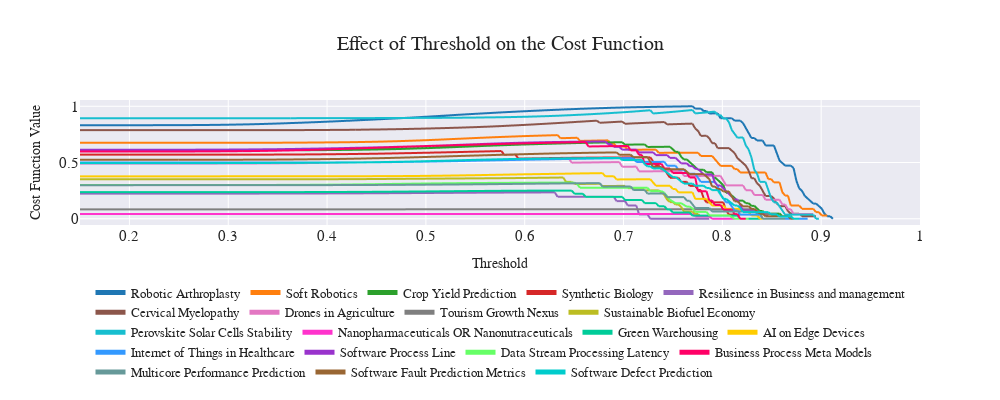

This figure's notebook cell:
### Code cell
# cost function to maximize the number of core publications while minimizing the number of publications
# standarzie to [0, 1]
from sklearn.preprocessing import MinMaxScaler
def f_beta(inverse_precision, recall, beta=2):
    scaler = MinMaxScaler()
    score =  (1 + beta**2) * (inverse_precision * recall) / (beta**2 * inverse_precision + recall)
    return scaler.fit_transform(score.values.reshape(-1, 1)).flatten()
df_plot["f2"] = f_beta(df_plot["n_total_pubs"] / df_plot["n_pubs"], df_plot["n_core_pubs"] / df_plot["total_core_pubs"])
fig = px.line(df_plot, x="threshold", y="f2", color="topic", hover_data=["n_core_pubs", "n_pubs"],
                labels=dict(cost="Cost", threshold="Threshold"),
                title="Effect of Threshold on the Cost Function",
                color_discrete_sequence=COLORS
                )
q = df_plot.loc[df_plot.groupby("topic")["f2"].idxmax()][["topic","threshold", "f2", "n_pubs", "n_total_pubs", "n_core_pubs", "total_core_pubs"]].round(3)
PLOT_CONFIGS = dict(
    title_x=0.5, title_font_size=20, title_font_family="Modern Computer", font_family="Modern Computer",
    showlegend=True, legend_title="", height=400, width=1000,
    xaxis_tickfont_size=15, yaxis_tickfont_size=15, legend_font_size=13, legend_itemsizing="constant",
    legend_orientation="h", legend_yanchor="bottom", legend_y=-1.3, legend_xanchor="center", legend_x=0.5
)
print(f"Average Threshold: {q['threshold'].mean():.3f}")
fig.update_layout(**PLOT_CONFIGS, yaxis_title="Cost Function Value")
fig.show()
# fig.write_image("LitQEval-report/pics/threshold-analysis.pdf")
display(q.set_index("topic"))

### Figure 1 — Plotly figure (JSON) as saved in the notebook; plotly's stock layout.template omitted (floating-point values rounded to 4 significant figures; data arrays with more than 128 entries replaced by an {"elided": "..."} marker saying what was removed)
{"data": [{"customdata": {"elided": "300x2 int values"}, "hovertemplate": "topic=Robotic Arthroplasty<br>Threshold=%{x}<br>f2=%{y}<br>n_core_pubs=%{customdata[0]}<br>n_pubs=%{customdata[1]}<extra></extra>", "legendgroup": "Robotic Arthroplasty", "line": {"color": "#1f77b4", "dash": "solid"}, "marker": {"symbol": "circle"}, "mode": "lines", "name": "Robotic Arthroplasty", "showlegend": true, "type": "scattergl", "x": {"elided": "300 float values"}, "xaxis": "x", "y": {"elided": "300 float values"}, "yaxis": "y"}, {"customdata": {"elided": "300x2 int values"}, "hovertemplate": "topic=Soft Robotics<br>Threshold=%{x}<br>f2=%{y}<br>n_core_pubs=%{customdata[0]}<br>n_pubs=%{customdata[1]}<extra></extra>", "legendgroup": "Soft Robotics", "line": {"color": "#ff7f0e", "dash": "solid"}, "marker": {"symbol": "circle"}, "mode": "lines", "name": "Soft Robotics", "showlegend": true, "type": "scattergl", "x": {"elided": "300 float values"}, "xaxis": "x", "y": {"elided": "300 float values"}, "yaxis": "y"}, {"customdata": {"elided": "300x2 int values"}, "hovertemplate": "topic=Crop Yield Prediction<br>Threshold=%{x}<br>f2=%{y}<br>n_core_pubs=%{customdata[0]}<br>n_pubs=%{customdata[1]}<extra></extra>", "legendgroup": "Crop Yield Prediction", "line": {"color": "#2ca02c", "dash": "solid"}, "marker": {"symbol": "circle"}, "mode": "lines", "name": "Crop Yield Prediction", "showlegend": true, "type": "scattergl", "x": {"elided": "300 float values"}, "xaxis": "x", "y": {"elided": "300 float values"}, "yaxis": "y"}, {"customdata": {"elided": "300x2 int values"}, "hovertemplate": "topic=Synthetic Biology<br>Threshold=%{x}<br>f2=%{y}<br>n_core_pubs=%{customdata[0]}<br>n_pubs=%{customdata[1]}<extra></extra>", "legendgroup": "Synthetic Biology", "line": {"color": "#d62728", "dash": "solid"}, "marker": {"symbol": "circle"}, "mode": "lines", "name": "Synthetic Biology", "showlegend": true, "type": "scattergl", "x": {"elided": "300 float values"}, "xaxis": "x", "y": {"elided": "300 float values"}, "yaxis": "y"}, {"customdata": {"elided": "300x2 int values"}, "hovertemplate": "topic=Resilience in Business and management<br>Threshold=%{x}<br>f2=%{y}<br>n_core_pubs=%{customdata[0]}<br>n_pubs=%{customdata[1]}<extra></extra>", "legendgroup": "Resilience in Business and management", "line": {"color": "#9467bd", "dash": "solid"}, "marker": {"symbol": "circle"}, "mode": "lines", "name": "Resilience in Business and management", "showlegend": true, "type": "scattergl", "x": {"elided": "300 float values"}, "xaxis": "x", "y": {"elided": "300 float values"}, "yaxis": "y"}, {"customdata": {"elided": "300x2 int values"}, "hovertemplate": "topic=Cervical Myelopathy<br>Threshold=%{x}<br>f2=%{y}<br>n_core_pubs=%{customdata[0]}<br>n_pubs=%{customdata[1]}<extra></extra>", "legendgroup": "Cervical Myelopathy", "line": {"color": "#8c564b", "dash": "solid"}, "marker": {"symbol": "circle"}, "mode": "lines", "name": "Cervical Myelopathy", "showlegend": true, "type": "scattergl", "x": {"elided": "300 float values"}, "xaxis": "x", "y": {"elided": "300 float values"}, "yaxis": "y"}, {"customdata": {"elided": "300x2 int values"}, "hovertemplate": "topic=Drones in Agriculture<br>Threshold=%{x}<br>f2=%{y}<br>n_core_pubs=%{customdata[0]}<br>n_pubs=%{customdata[1]}<extra></extra>", "legendgroup": "Drones in Agriculture", "line": {"color": "#e377c2", "dash": "solid"}, "marker": {"symbol": "circle"}, "mode": "lines", "name": "Drones in Agriculture", "showlegend": true, "type": "scattergl", "x": {"elided": "300 float values"}, "xaxis": "x", "y": {"elided": "300 float values"}, "yaxis": "y"}, {"customdata": {"elided": "300x2 int values"}, "hovertemplate": "topic=Tourism Growth Nexus<br>Threshold=%{x}<br>f2=%{y}<br>n_core_pubs=%{customdata[0]}<br>n_pubs=%{customdata[1]}<extra></extra>", "legendgroup": "Tourism Growth Nexus", "line": {"color": "#7f7f7f", "dash": "solid"}, "marker": {"symbol": "circle"}, "mode": "lines", "name": "Tourism Growth Nexus", "showlegend": true, "type": "scattergl", "x": {"elided": "300 float values"}, "xaxis": "x", "y": {"elided": "300 float values"}, "yaxis": "y"}, {"customdata": {"elided": "300x2 int values"}, "hovertemplate": "topic=Sustainable Biofuel Economy<br>Threshold=%{x}<br>f2=%{y}<br>n_core_pubs=%{customdata[0]}<br>n_pubs=%{customdata[1]}<extra></extra>", "legendgroup": "Sustainable Biofuel Economy", "line": {"color": "#bcbd22", "dash": "solid"}, "marker": {"symbol": "circle"}, "mode": "lines", "name": "Sustainable Biofuel Economy", "showlegend": true, "type": "scattergl", "x": {"elided": "300 float values"}, "xaxis": "x", "y": {"elided": "300 float values"}, "yaxis": "y"}, {"customdata": {"elided": "300x2 int values"}, "hovertemplate": "topic=Perovskite Solar Cells Stability<br>Threshold=%{x}<br>f2=%{y}<br>n_core_pubs=%{customdata[0]}<br>n_pubs=%{customdata[1]}<extra></extra>", "legendgroup": "Perovskite Solar Cells Stability", "line": {"color": "#17becf", "dash": "solid"}, "marker": {"symbol": "circle"}, "mode": "lines", "name": "Perovskite Solar Cells Stability", "showlegend": true, "type": "scattergl", "x": {"elided": "300 float values"}, "xaxis": "x", "y": {"elided": "300 float values"}, "yaxis": "y"}, {"customdata": {"elided": "300x2 int values"}, "hovertemplate": "topic=Nanopharmaceuticals OR Nanonutraceuticals<br>Threshold=%{x}<br>f2=%{y}<br>n_core_pubs=%{customdata[0]}<br>n_pubs=%{customdata[1]}<extra></extra>", "legendgroup": "Nanopharmaceuticals OR Nanonutraceuticals", "line": {"color": "#ff33cc", "dash": "solid"}, "marker": {"symbol": "circle"}, "mode": "lines", "name": "Nanopharmaceuticals OR Nanonutraceuticals", "showlegend": true, "type": "scattergl", "x": {"elided": "300 float values"}, "xaxis": "x", "y": {"elided": "300 float values"}, "yaxis": "y"}, {"customdata": {"elided": "300x2 int values"}, "hovertemplate": "topic=Green Warehousing<br>Threshold=%{x}<br>f2=%{y}<br>n_core_pubs=%{customdata[0]}<br>n_pubs=%{customdata[1]}<extra></extra>", "legendgroup": "Green Warehousing", "line": {"color": "#00cc99", "dash": "solid"}, "marker": {"symbol": "circle"}, "mode": "lines", "name": "Green Warehousing", "showlegend": true, "type": "scattergl", "x": {"elided": "300 float values"}, "xaxis": "x", "y": {"elided": "300 float values"}, "yaxis": "y"}, {"customdata": {"elided": "300x2 int values"}, "hovertemplate": "topic=AI on Edge Devices<br>Threshold=%{x}<br>f2=%{y}<br>n_core_pubs=%{customdata[0]}<br>n_pubs=%{customdata[1]}<extra></extra>", "legendgroup": "AI on Edge Devices", "line": {"color": "#ffcc00", "dash": "solid"}, "marker": {"symbol": "circle"}, "mode": "lines", "name": "AI on Edge Devices", "showlegend": true, "type": "scattergl", "x": {"elided": "300 float values"}, "xaxis": "x", "y": {"elided": "300 float values"}, "yaxis": "y"}, {"customdata": {"elided": "300x2 int values"}, "hovertemplate": "topic=Internet of Things in Healthcare<br>Threshold=%{x}<br>f2=%{y}<br>n_core_pubs=%{customdata[0]}<br>n_pubs=%{customdata[1]}<extra></extra>", "legendgroup": "Internet of Things in Healthcare", "line": {"color": "#3399ff", "dash": "solid"}, "marker": {"symbol": "circle"}, "mode": "lines", "name": "Internet of Things in Healthcare", "showlegend": true, "type": "scattergl", "x": {"elided": "300 float values"}, "xaxis": "x", "y": {"elided": "300 float values"}, "yaxis": "y"}, {"customdata": {"elided": "300x2 int values"}, "hovertemplate": "topic=Software Process Line<br>Threshold=%{x}<br>f2=%{y}<br>n_core_pubs=%{customdata[0]}<br>n_pubs=%{customdata[1]}<extra></extra>", "legendgroup": "Software Process Line", "line": {"color": "#9933cc", "dash": "solid"}, "marker": {"symbol": "circle"}, "mode": "lines", "name": "Software Process Line", "showlegend": true, "type": "scattergl", "x": {"elided": "300 float values"}, "xaxis": "x", "y": {"elided": "300 float values"}, "yaxis": "y"}, {"customdata": {"elided": "300x2 int values"}, "hovertemplate": "topic=Data Stream Processing Latency<br>Threshold=%{x}<br>f2=%{y}<br>n_core_pubs=%{customdata[0]}<br>n_pubs=%{customdata[1]}<extra></extra>", "legendgroup": "Data Stream Processing Latency", "line": {"color": "#66ff66", "dash": "solid"}, "marker": {"symbol": "circle"}, "mode": "lines", "name": "Data Stream Processing Latency", "showlegend": true, "type": "scattergl", "x": {"elided": "300 float values"}, "xaxis": "x", "y": {"elided": "300 float values"}, "yaxis": "y"}, {"customdata": {"elided": "300x2 int values"}, "hovertemplate": "topic=Business Process Meta Models<br>Threshold=%{x}<br>f2=%{y}<br>n_core_pubs=%{customdata[0]}<br>n_pubs=%{customdata[1]}<extra></extra>", "legendgroup": "Business Process Meta Models", "line": {"color": "#ff0066", "dash": "solid"}, "marker": {"symbol": "circle"}, "mode": "lines", "name": "Business Process Meta Models", "showlegend": true, "type": "scattergl", "x": {"elided": "300 float values"}, "xaxis": "x", "y": {"elided": "300 float values"}, "yaxis": "y"}, {"customdata": {"elided": "300x2 int values"}, "hovertemplate": "topic=Multicore Performance Prediction<br>Threshold=%{x}<br>f2=%{y}<br>n_core_pubs=%{customdata[0]}<br>n_pubs=%{customdata[1]}<extra></extra>", "legendgroup": "Multicore Performance Prediction", "line": {"color": "#669999", "dash": "solid"}, "marker": {"symbol": "circle"}, "mode": "lines", "name": "Multicore Performance Prediction", "showlegend": true, "type": "scattergl", "x": {"elided": "300 float values"}, "xaxis": "x", "y": {"elided": "300 float values"}, "yaxis": "y"}, {"customdata": {"elided": "300x2 int values"}, "hovertemplate": "topic=Software Fault Prediction Metrics<br>Threshold=%{x}<br>f2=%{y}<br>n_core_pubs=%{customdata[0]}<br>n_pubs=%{customdata[1]}<extra></extra>", "legendgroup": "Software Fault Prediction Metrics", "line": {"color": "#996633", "dash": "solid"}, "marker": {"symbol": "circle"}, "mode": "lines", "name": "Software Fault Prediction Metrics", "showlegend": true, "type": "scattergl", "x": {"elided": "300 float values"}, "xaxis": "x", "y": {"elided": "300 float values"}, "yaxis": "y"}, {"customdata": {"elided": "300x2 int values"}, "hovertemplate": "topic=Software Defect Prediction<br>Threshold=%{x}<br>f2=%{y}<br>n_core_pubs=%{customdata[0]}<br>n_pubs=%{customdata[1]}<extra></extra>", "legendgroup": "Software Defect Prediction", "line": {"color": "#00cccc", "dash": "solid"}, "marker": {"symbol": "circle"}, "mode": "lines", "name": "Software Defect Prediction", "showlegend": true, "type": "scattergl", "x": {"elided": "300 float values"}, "xaxis": "x", "y": {"elided": "300 float values"}, "yaxis": "y"}], "layout": {"font": {"family": "Modern Computer"}, "height": 400, "legend": {"font": {"size": 13}, "itemsizing": "constant", "orientation": "h", "title": {"text": ""}, "tracegroupgap": 0, "x": 0.5, "xanchor": "center", "y": -1.3, "yanchor": "bottom"}, "showlegend": true, "title": {"font": {"family": "Modern Computer", "size": 20}, "text": "Effect of Threshold on the Cost Function", "x": 0.5}, "width": 1000, "xaxis": {"anchor": "y", "domain": [0, 1], "tickfont": {"size": 15}, "title": {"text": "Threshold"}}, "yaxis": {"anchor": "x", "domain": [0, 1], "tickfont": {"size": 15}, "title": {"text": "Cost Function Value"}}}}
